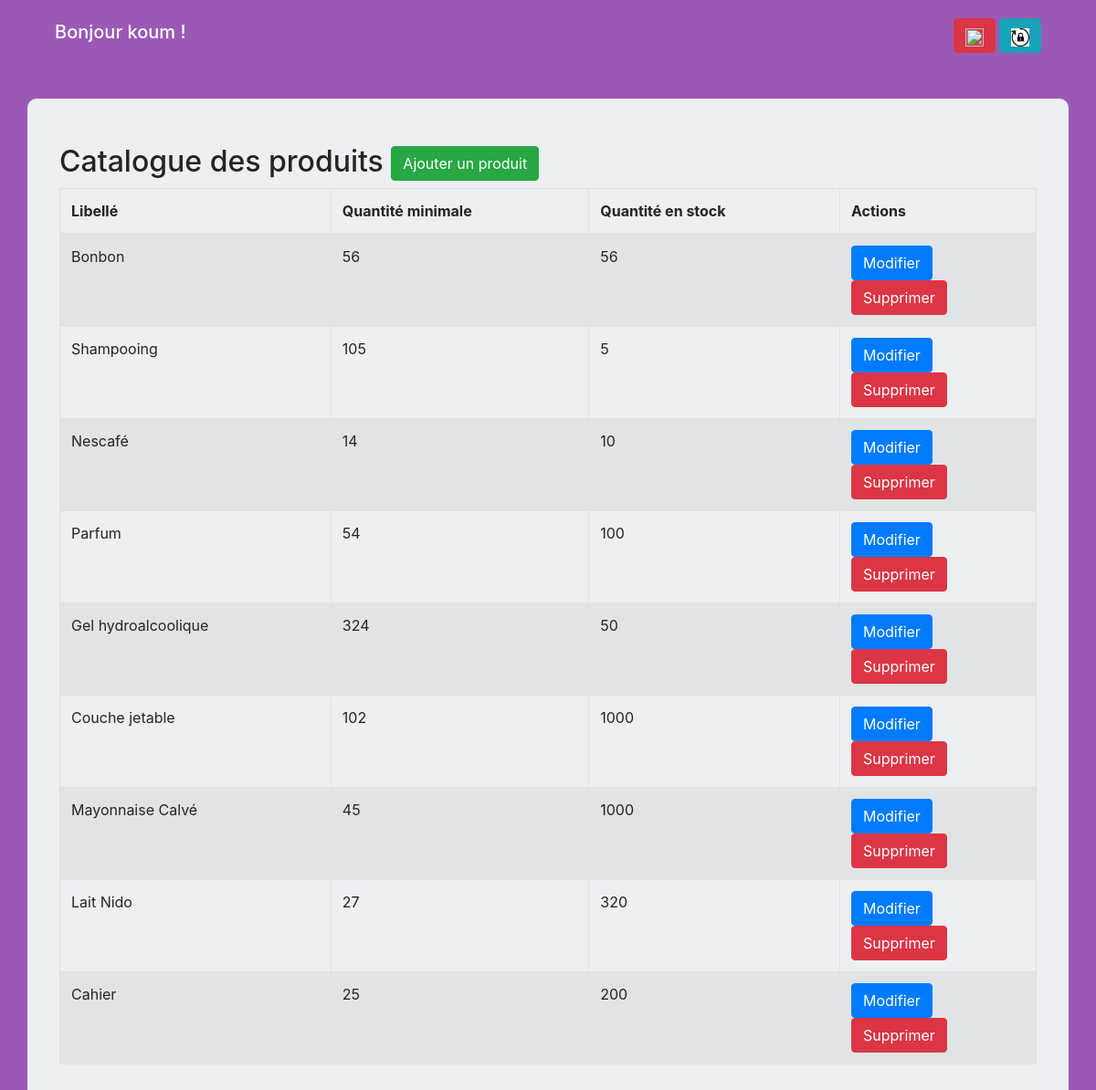
Page /index1.php (signed in) on the committed database.
### tables this page shows
CREATE TABLE `utilisateurs` (
  `id` int(11) NOT NULL,
  `pseudo` varchar(100) NOT NULL,
  `email` varchar(100) NOT NULL,
  `password` text NOT NULL,
  `ip` varchar(20) NOT NULL,
  `token` text NOT NULL,
  `date_inscription` datetime NOT NULL
);

CREATE TABLE `produit` (
  `reference` int(4) NOT NULL,
  `libelle` varchar(255) NOT NULL,
  `quantite_minimale` int(11) NOT NULL,
  `quantite_en_stock` int(11) NOT NULL
);

### index1.php (the view, shortened to what this page needs)
<?php
    require 'landing.php';
?>
<!Doctype html>
<html lang="en">
    <head>
        <link rel="stylesheet" href="https://stackpath.bootstrapcdn.com/bootstrap/4.3.1/css/bootstrap.min.css">
        <link rel="stylesheet" href="design.css">
    </head>
    <body>
        <div class="container admin">
            <div class="row">
                <h2>Catalogue des produits <a href="ajouter.php" class="btn btn-success">Ajouter un produit</a></h1>
                <table class="table table-striped table-bordered">
                    <thead>
                        <tr>
                            <th>Libellé</th>
                            <th>Quantité minimale</th>
                            <th>Quantité en stock</th>
                            <th>Actions</th>
                        </tr>
                    </thead>
                    <tbody>
                        <?php
                            try{
                            $bdd = new PDO('mysql:host=localhost; dbname=geekshop; charset=utf8', 'root', '');
                            }
                            catch(Exception $e){
                                die('Erreur :'.$e->getMessage());
                            }
                            $req = $bdd->query('SELECT * FROM produit ORDER BY reference DESC');
                                while($data = $req->fetch())
                                    {
                                        echo '<tr>';
                                            echo '<td>'.$data['libelle'].'</td>';
                                            echo '<td>'.$data['quantite_minimale'].'</td>';
                                            if($data['quantite_en_stock'] == 0){
                                                echo '<td class="alert alert-danger st" role ="alert" id="clignotte" style="visibility:visible;">Rupture de stock</td>';
                                            }
                                            else{
                                                echo '<td>'.$data['quantite_en_stock'].'</td>';
                                            }
                                            echo '<td width=215>';
                                            echo '<a class="btn btn-primary" href="modifier.php?reference='. $data['reference'] .'"><span class="glyphicon glyphicon-pencil"></span>Modifier</a>';
                                            echo '<a class="btn btn-danger" href="supprimer.php?reference='. $data['reference'] .'"><span class="glyphicon glyphicon-remove"></span>Supprimer</a>';
                                            echo '</td>';
                                        echo '</tr>';
                                    }
                        ?>
                    </tbody>
                </table>
            </div>
        </div>
  </body>
</html>

### landing.php (shortened to what this page needs)
<?php
    require_once 'config.php';
    $req = $bdd->prepare('SELECT * FROM utilisateurs WHERE token = ?');
    $req->execute(array($_SESSION['user']));
    $data = $req->fetch();
?>
<!doctype html>
<html lang="en">
  <head>
    <link rel="stylesheet" href="https://stackpath.bootstrapcdn.com/bootstrap/4.3.1/css/bootstrap.min.css">
  </head>
  <body>
        <div class="container">
            <div class="col-md-12">
                <div id="align-f">
                        <h5>Bonjour <?php echo $data['pseudo']; ?> !</h5>
                    <div class="text-btn">
                        <a href="deconnexion.php" class="btn btn-danger"><img src="image/dec.jpg" alt=""></a>
                        <button type="button" class="btn btn-info" data-toggle="modal" data-target="#change_password"><img src="image/dec3.png" alt=""></button>
                    </div>
                </div>
            </div>
        </div>
  </body>
</html>

### design.css (style rules this page uses)
body { background-color: #9b59b6; }
.admin { background-color: #ecf0f1; padding: 50px; border-radius: 10px; margin-top: 50px; }

### landing.php (style rules this page uses)
#align-f { display:flex; justify-content:space-between; align-items:center; margin-top:20px; }
img { width:20px; height:20px; }
h5 { color: white; }

### rows in the picture
utilisateurs: pseudo "koum"
produit: libelle "Bonbon", quantite_minimale "56", quantite_en_stock "56"
produit: libelle "Shampooing", quantite_minimale "105", quantite_en_stock "5"
produit: libelle "Nescafé", quantite_minimale "14", quantite_en_stock "10"
produit: libelle "Parfum", quantite_minimale "54", quantite_en_stock "100"
produit: libelle "Gel hydroalcoolique", quantite_minimale "324", quantite_en_stock "50"
produit: libelle "Couche jetable", quantite_minimale "102", quantite_en_stock "1000"
produit: libelle "Mayonnaise Calvé", quantite_minimale "45", quantite_en_stock "1000"
produit: libelle "Lait Nido", quantite_minimale "27", quantite_en_stock "320"
produit: libelle "Cahier", quantite_minimale "25", quantite_en_stock "200"
